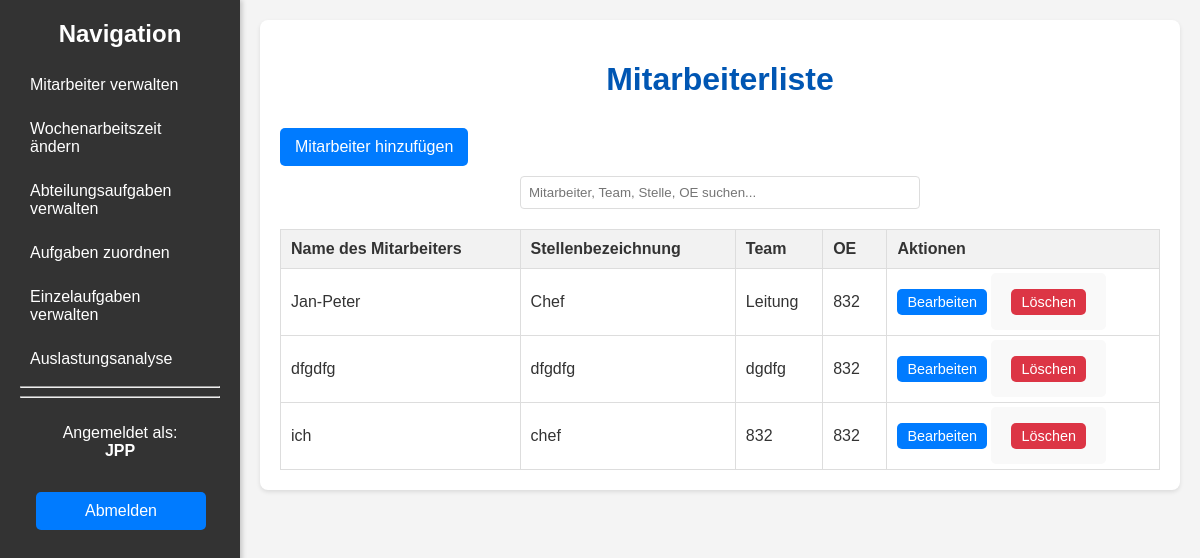
The app's page /employees (signed in), older data.
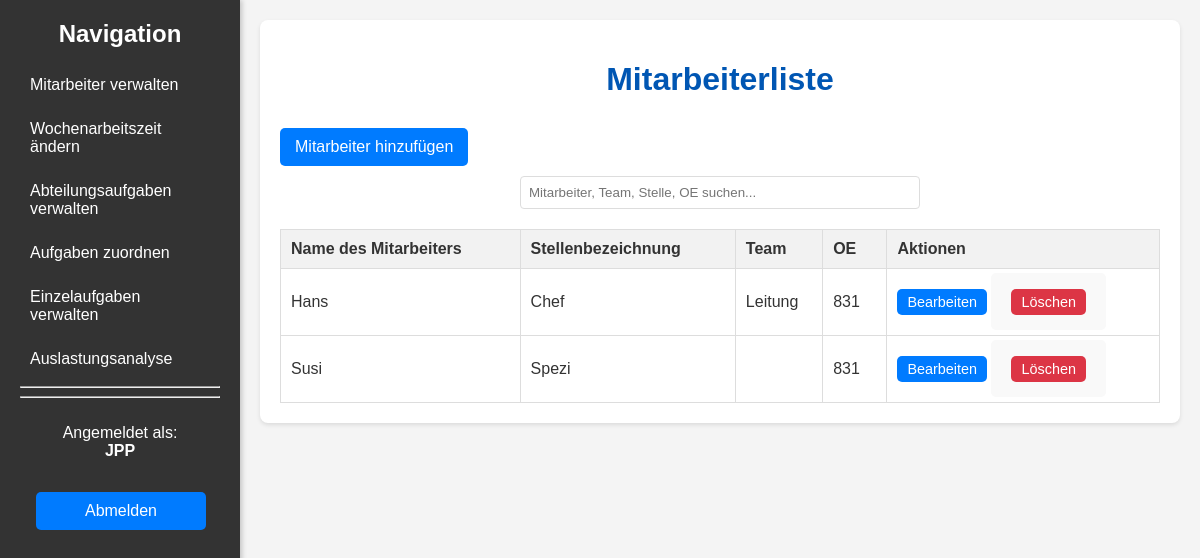
The same page, newer data.
### models.py (models this page shows, shortened)
class Employee(db.Model):
    id = db.Column(db.Integer, primary_key=True)
    name = db.Column(db.String(100), nullable=False)
    job_title = db.Column(db.String(100), nullable=False)
    weekly_working_hours = db.Column(db.Float, default=0.0)
    team = db.Column(db.String(100), nullable=True)
    oe_number = db.Column(db.String(50), nullable=False)
    working_hours_changes = db.relationship('WorkingHoursChange', backref='employee', lazy=True, cascade="all, delete-orphan")
    assigned_tasks = db.relationship('EmployeeTask', backref='employee', lazy=True, cascade="all, delete-orphan")
    einzelaufgaben_zuordnung = db.relationship('EinzelaufgabeMitarbeiter', back_populates='employee', lazy=True, cascade="all, delete-orphan")

### app.py (the view)
@app.route('/employees')
@login_required
def employees():
    query = Employee.query
    if not current_user.is_admin:
        query = query.filter_by(oe_number=current_user.oe_number)
    return render_template('employees.html', employees=query.order_by(Employee.name).all())

### app.py (called while the page is built)
@login_manager.user_loader
def load_user(user_id):
    return User.query.get(int(user_id))

### templates/employees.html (shortened to what this page needs)
{% extends "base.html" %}
{% block content %}
    <h1>Mitarbeiterliste</h1>
    <a href="{{ url_for('add_employee') }}" class="button">Mitarbeiter hinzufügen</a>
    <div class="search-container">
        <input type="text" id="employeeSearch" onkeyup="filterTable()" placeholder="Mitarbeiter, Team, Stelle, OE suchen...">
    </div>
    <table id="employeeTable">
        <thead>
            <tr>
                <th class="sortable-header" data-column="name">Name des Mitarbeiters</th>
                <th class="sortable-header" data-column="job_title">Stellenbezeichnung</th>
                <th class="sortable-header" data-column="team">Team</th>
                <th class="sortable-header" data-column="oe_number">OE</th>
                <th>Aktionen</th>
            </tr>
        </thead>
        <tbody>
            {% for employee in employees %}
            <tr>
                <td>{{ employee.name }}</td>
                <td>{{ employee.job_title }}</td>
                <td>{{ employee.team | default('-') }}</td>
                <td>{{ employee.oe_number }}</td>
                <td>
                    <a href="{{ url_for('edit_employee', employee_id=employee.id) }}" class="button small">Bearbeiten</a>
                    <form action="{{ url_for('delete_employee', employee_id=employee.id) }}" method="post" style="display:inline;">
                        <button type="submit" class="button small delete">Löschen</button>
                    </form>
                </td>
            </tr>
            {% endfor %}
        </tbody>
    </table>
{% endblock %}

Row changes from the older to the newer data that the page shows:
removed Employee: name "Jan-Peter", job_title "Chef", team "Leitung", oe_number "832"
removed Employee: name "dfgdfg", job_title "dfgdfg", team "dgdfg", oe_number "832"
no longer on this page (row edited): Employee: name "ich", job_title "chef", team "832", oe_number "832"
now on this page (row edited): Employee: name "Hans", job_title "Chef", team "Leitung", oe_number "831"
now on this page (row edited): Employee: name "Susi", job_title "Spezi", oe_number "831"
